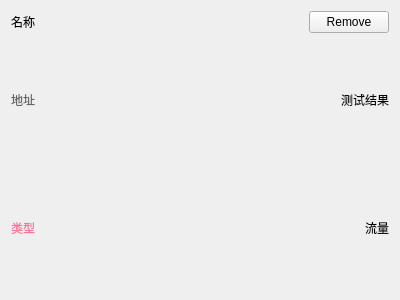
<?xml version="1.0" encoding="UTF-8"?>
<ui version="4.0">
 <class>ProxyItem</class>
 <widget class="QWidget" name="ProxyItem">
  <property name="geometry">
   <rect>
    <x>0</x>
    <y>0</y>
    <width>400</width>
    <height>300</height>
   </rect>
  </property>
  <property name="sizePolicy">
   <sizepolicy hsizetype="Minimum" vsizetype="Minimum">
    <horstretch>0</horstretch>
    <verstretch>0</verstretch>
   </sizepolicy>
  </property>
  <property name="windowTitle">
   <string notr="true"/>
  </property>
  <layout class="QVBoxLayout" name="verticalLayout_2">
   <item>
    <layout class="QHBoxLayout" name="horizontalLayout_3">
     <item>
      <widget class="QLabel" name="name">
       <property name="sizePolicy">
        <sizepolicy hsizetype="Minimum" vsizetype="Preferred">
         <horstretch>0</horstretch>
         <verstretch>0</verstretch>
        </sizepolicy>
       </property>
       <property name="text">
        <string notr="true">名称</string>
       </property>
      </widget>
     </item>
     <item>
      <widget class="QPushButton" name="remove">
       <property name="sizePolicy">
        <sizepolicy hsizetype="Maximum" vsizetype="Fixed">
         <horstretch>0</horstretch>
         <verstretch>0</verstretch>
        </sizepolicy>
       </property>
       <property name="text">
        <string>Remove</string>
       </property>
      </widget>
     </item>
    </layout>
   </item>
   <item>
    <layout class="QHBoxLayout" name="horizontalLayout">
     <item>
      <widget class="QLabel" name="address">
       <property name="sizePolicy">
        <sizepolicy hsizetype="Maximum" vsizetype="Preferred">
         <horstretch>0</horstretch>
         <verstretch>0</verstretch>
        </sizepolicy>
       </property>
       <property name="styleSheet">
        <string notr="true">color: rgb(102, 102, 102);</string>
       </property>
       <property name="text">
        <string notr="true">地址</string>
       </property>
      </widget>
     </item>
     <item>
      <widget class="QLabel" name="test_result">
       <property name="sizePolicy">
        <sizepolicy hsizetype="Minimum" vsizetype="Preferred">
         <horstretch>0</horstretch>
         <verstretch>0</verstretch>
        </sizepolicy>
       </property>
       <property name="text">
        <string notr="true">测试结果</string>
       </property>
       <property name="alignment">
        <set>Qt::AlignRight|Qt::AlignTrailing|Qt::AlignVCenter</set>
       </property>
      </widget>
     </item>
    </layout>
   </item>
   <item>
    <layout class="QHBoxLayout" name="horizontalLayout_2">
     <item>
      <widget class="QLabel" name="type">
       <property name="sizePolicy">
        <sizepolicy hsizetype="Maximum" vsizetype="Preferred">
         <horstretch>0</horstretch>
         <verstretch>0</verstretch>
        </sizepolicy>
       </property>
       <property name="styleSheet">
        <string notr="true">color: rgb(251, 114, 153);</string>
       </property>
       <property name="text">
        <string notr="true">类型</string>
       </property>
      </widget>
     </item>
     <item>
      <widget class="QLabel" name="traffic">
       <property name="sizePolicy">
        <sizepolicy hsizetype="Minimum" vsizetype="Preferred">
         <horstretch>0</horstretch>
         <verstretch>0</verstretch>
        </sizepolicy>
       </property>
       <property name="text">
        <string notr="true">流量</string>
       </property>
       <property name="alignment">
        <set>Qt::AlignRight|Qt::AlignTrailing|Qt::AlignVCenter</set>
       </property>
      </widget>
     </item>
    </layout>
   </item>
  </layout>
 </widget>
 <resources/>
 <connections/>
</ui>
